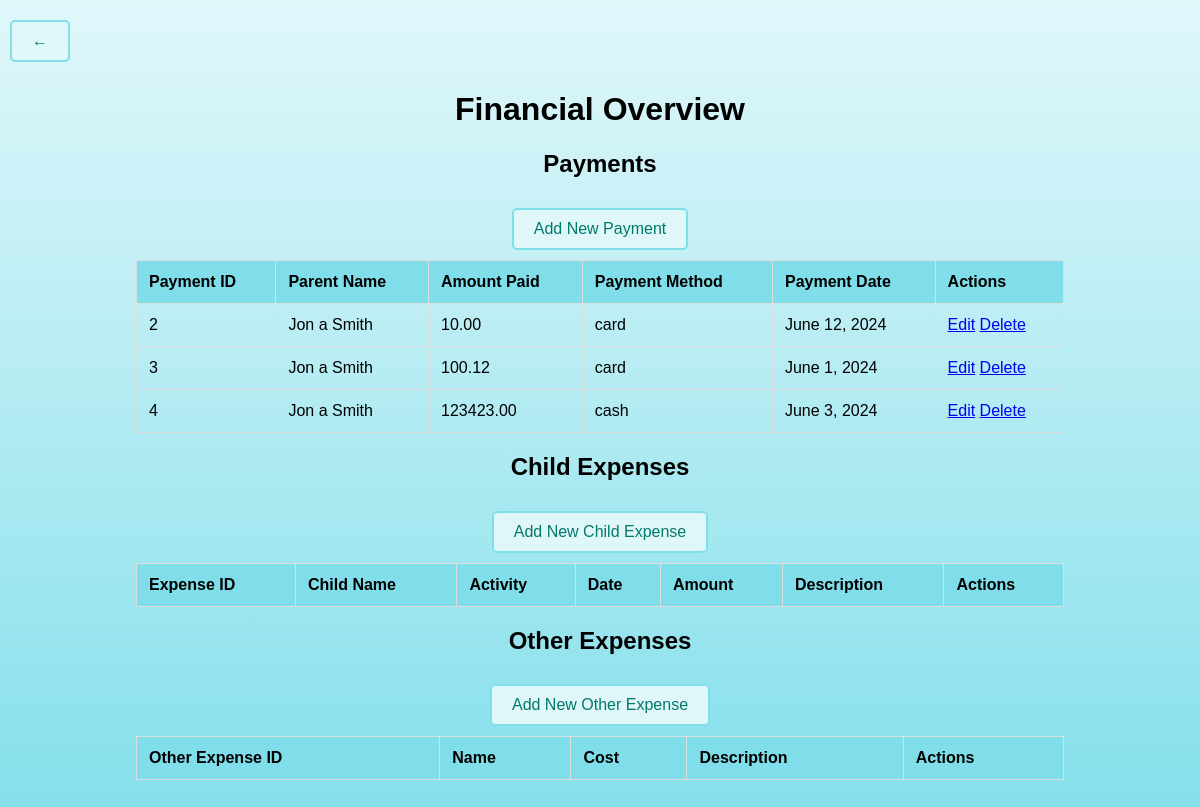
/myapp/payments/, run on the app's committed database.
### myapp/models.py (models this page shows, shortened)
class Payment(models.Model):
    parent = models.ForeignKey(Parent, on_delete=models.CASCADE)
    amount_paid = models.DecimalField(max_digits=10, decimal_places=2)
    payment_method = models.CharField(max_length=50)
    payment_date = models.DateField()

class Parent(models.Model):
    first_name = models.CharField(max_length=50)
    middle_name = models.CharField(max_length=50, blank=True, null=True)
    last_name = models.CharField(max_length=50)
    age = models.IntegerField()
    phone_number = models.CharField(max_length=15)
    street_address = models.CharField(max_length=100)
    city = models.CharField(max_length=50)
    zip_code = models.CharField(max_length=10)
    state = models.CharField(max_length=50)
    email = models.EmailField()

### myapp/views.py (the view)
# urls.py: path('payments/', views.payment_list, name='payment_list'),
def payment_list(request):
    payments = Payment.objects.all()
    expenses = Expense.objects.all()
    other_expenses = OtherExpenses.objects.all()
    return render(request, 'payment_list.html', {'payments': payments,
                                                 'expenses': expenses,
                                                 'other_expenses': other_expenses})

### myapp/templates/payment_list.html (shortened to what this page needs)
<!DOCTYPE html>
<html lang="en">
<head>
</head>
<body>
    <div class="back-button">
        <a href="{% url 'home' %}" class="button">&larr;</a>
    </div>
    <div class="container">
        <h1>Financial Overview</h1>
        <h2>Payments</h2>
        <a href="{% url 'add_payment' %}" class="button">Add New Payment</a>
        <table>
            <thead>
                <tr>
                    <th>Payment ID</th>
                    <th>Parent Name</th>
                    <th>Amount Paid</th>
                    <th>Payment Method</th>
                    <th>Payment Date</th>
                    <th>Actions</th>
                </tr>
            </thead>
            <tbody>
                {% for payment in payments %}
                <tr>
                    <td>{{ payment.id }}</td>
                    <td>{{ payment.parent.first_name }} {{ payment.parent.middle_name }} {{ payment.parent.last_name }}</td>
                    <td>{{ payment.amount_paid }}</td>
                    <td>{{ payment.payment_method }}</td>
                    <td>{{ payment.payment_date }}</td>
                    <td>
                        <a href="{% url 'edit_payment' payment.pk %}">Edit</a>
                        <a href="{% url 'delete_payment' payment.pk %}">Delete</a>
                    </td>
                </tr>
                {% endfor %}
            </tbody>
        </table>
        <h2>Child Expenses</h2>
        <a href="{% url 'add_expense' %}" class="button">Add New Child Expense</a>
        <table>
            <thead>
                <tr>
                    <th>Expense ID</th>
                    <th>Child Name</th>
                    <th>Activity</th>
                    <th>Date</th>
                    <th>Amount</th>
                    <th>Description</th>
                    <th>Actions</th>
                </tr>
            </thead>
        </table>
        <h2>Other Expenses</h2>
        <a href="{% url 'add_other_expense' %}" class="button">Add New Other Expense</a>
        <table>
            <thead>
                <tr>
                    <th>Other Expense ID</th>
                    <th>Name</th>
                    <th>Cost</th>
                    <th>Description</th>
                    <th>Actions</th>
                </tr>
            </thead>
        </table>
    </div>
</body>
</html>

### myapp/templates/payment_list.html (style rules this page uses)
html, body { height: 100%; margin: 0; padding: 0; font-family: Arial, sans-serif; text-align: center; background: linear-gradient(to bottom, #e0f7fa, #80deea); background-attachment: fixed; }
.back-button { position: absolute; top: 10px; left: 10px; }
.container { padding: 20px; margin-top: 50px; }
table { width: 80%; margin: auto; border-collapse: collapse; }
th, td { padding: 12px; border: 1px solid #ddd; text-align: left; }
th { background-color: #80deea; }
a.button { display: inline-block; margin: 10px 0; padding: 10px 20px; background-color: #e0f7fa; border: 2px solid #80deea; border-radius: 5px; text-decoration: none; color: #00796b; }

### data on the page
Payment: id "2", parent.first_name "Jon", parent.middle_name "a", parent.last_name "Smith", amount_paid "10.00", payment_method "card", payment_date "June 12, 2024"
Payment: id "3", parent.first_name "Jon", parent.middle_name "a", parent.last_name "Smith", amount_paid "100.12", payment_method "card", payment_date "June 1, 2024"
Payment: id "4", parent.first_name "Jon", parent.middle_name "a", parent.last_name "Smith", amount_paid "123423.00", payment_method "cash", payment_date "June 3, 2024"
